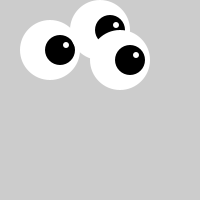
Frame 1 (no input)
Frame 60 (the mouse pressed at the canvas centre just before this capture): identical to frame 1, image omitted
Frame 120 (the mouse held since frame 60 and released just before this capture): identical to frame 1, image omitted

The Processing sketch that drew this single still picture (run headless with seeded random() and noise(); from frame 60 on, the mouse is pressed at the canvas centre):

// Processing sketch: sketch_150404a
// ── sketch_150404a.pde
void setup(){
  size(200, 200);
  noStroke();
}

void draw(){
  background(204);
  eye(50, 50);
  eye(100, 30);
  eye(120, 60);
}

void eye(int x, int y){
  fill(255);
  ellipse(x,y,60,60);
  fill(0);
  ellipse(x+10,y,30,30);
  fill(255);
  ellipse(x+16,y-5,6,6);
}
